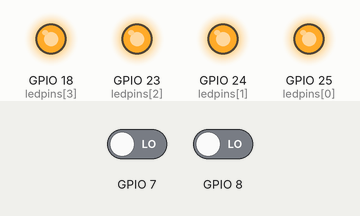
A program run on a simulated Raspberry Pi (BCM pin numbers). Shown: output pins drawn as LEDs (lit = HIGH). Dashed ring = blinking. The test bench sets the inputs (shaded band); at power-on: GPIO 7 LOW, GPIO 8 LOW. What the program prints to the terminal is not drawn.

Above: at 1.2 s.
1.3 s: GPIO 7 driven HIGH
At 1.65 s:
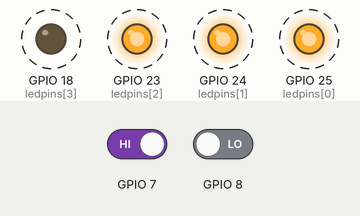
4.3 s: GPIO 7 driven LOW
At 4.3 s:
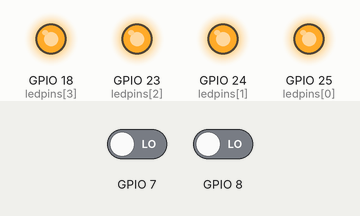
5.8 s: GPIO 8 driven HIGH
At 6.05 s:
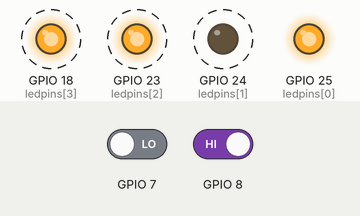
Timing chart, 0 to 14.8 s (numbered marks = the images above; inputs shaded):
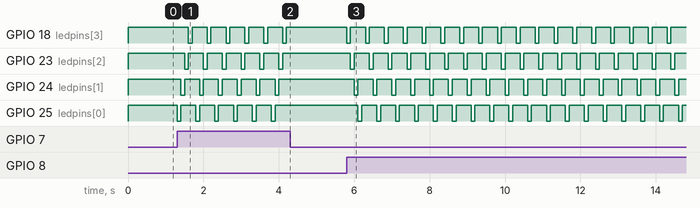

The program:

main.py
```python
# (licence header left out)
import time
import RPi.GPIO as GPIO


#
# API for LEDs and Buttons!
#

def set_led(pin, value):
	if value:
		GPIO.output(pin, GPIO.LOW)
	else:
		GPIO.output(pin, GPIO.HIGH)

def read_button(pin):
	return GPIO.input(pin)


#
# Animations
#

def anim_walk(ledpins, delay):
	for i in range(len(ledpins)):
		set_led(ledpins, False)
		set_led(ledpins[i], True)
		time.sleep(delay)
	set_led(ledpins, False)
	time.sleep(delay)

def blink_loop(ledpins, buttonpins):
	b1 = read_button(buttonpins[0])
	b2 = read_button(buttonpins[1])
	if b1:
		anim_walk(ledpins, 0.1)
	if b2:
		reversed_list = ledpins[::-1]
		anim_walk(reversed_list, 0.1)

def pwm_loop():
	p = GPIO.PWM(18, 50)
	p.start(0)
	while True:
		for dc in range(0, 101, 5):
			p.ChangeDutyCycle(dc)
			time.sleep(0.1)
		for dc in range(100, -1, -5):
			p.ChangeDutyCycle(dc)
			time.sleep(0.1)

#
# main loop!
#

def loop(ledpins, buttonpins):
	blink_loop(ledpins, buttonpins)
#
# configuration code below:
#

def setup(ledpins, buttonpins):
	print "***"
	print "*** SETTING UP..."
	print "***"
	GPIO.setmode(GPIO.BCM)
	GPIO.setwarnings(False)
	for pin in ledpins:
		print "  setting led pin", pin, "to output"
		GPIO.setup(pin, GPIO.OUT)
		GPIO.output(pin, GPIO.HIGH)
	for pin in buttonpins:
		print "  setting button pin", pin, "to output"
		GPIO.setup(pin, GPIO.IN)
	print "***"
	print "*** SETUP DONE"
	print "***"

def exit(ledpins, buttonpins):
	print ""
	print "***"
	print "*** SHUTTING DOWN..."
	print "***"
	GPIO.cleanup()
	print "***"
	print "*** SHUTDOWN DONE"
	print "***"


def main():
	ledpins = [25, 24, 23, 18]
	buttonpins = [7, 8]

	setup(ledpins, buttonpins)

	try:
		while True:
			loop(ledpins, buttonpins)
	except KeyboardInterrupt:
		exit(ledpins, buttonpins)


main()
```

Measured:
- after the input at 1.3 s, GPIO 18 (ledpins[3]): alternates HIGH for 0.40 s and LOW for 0.10 s, starting after 0.30 s; GPIO 23 (ledpins[2]): alternates HIGH for 0.40 s and LOW for 0.10 s, starting after 0.20 s
- after the input at 4.3 s, GPIO 18 (ledpins[3]), GPIO 23 (ledpins[2]), GPIO 24 (ledpins[1]), GPIO 25 (ledpins[0]): stops changing and stays HIGH
- after the input at 5.8 s, GPIO 18 (ledpins[3]): alternates HIGH for 0.40 s and LOW for 0.10 s, starting at once; GPIO 23 (ledpins[2]): alternates HIGH for 0.40 s and LOW for 0.10 s, starting after 0.10 s
